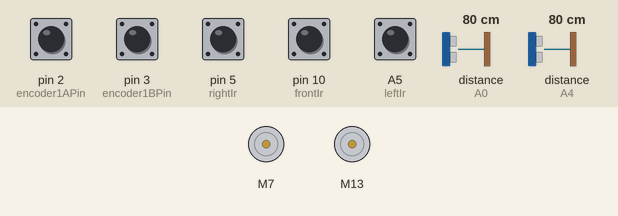
Bench run of a sketch on a simulated Arduino Uno, built with avr-gcc and run on an emulated ATmega328P. Shown: 2 × DC motor (green arrow = forward, orange = backward, longer = faster). The inputs (shaded band) are chosen by the test bench; at power-on: A5 (leftIr), pin 2 (encoder1APin), pin 3 (encoder1BPin), pin 5 (rightIr), pin 10 (frontIr) HIGH, distance to the obstacle (sensors on A0, A4) 80 cm. The echo pulse lasts 58.3 µs per cm.

Above: at 0.3 s.
At 1.8 s:
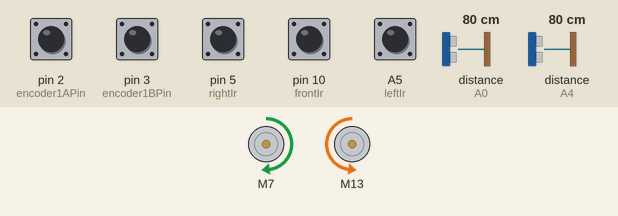
Timing chart, 0 to 3.3 s (numbered marks = the images above):
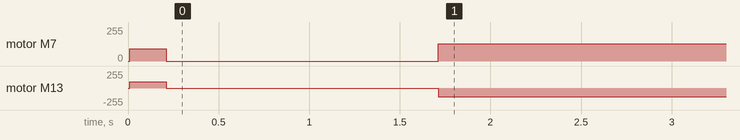

Measured:
- by itself, motor M7: stopped → forward 93/255 at 0.01 s, → stopped 0.20 s later, → forward 130/255 1.5 s later
- by itself, motor M13: stopped → forward 93/255 at 0.01 s, → stopped 0.20 s later, → backward 130/255 1.5 s later

The sketch:

code.ino
```cpp
#include <PID_v1.h>
#include <L298NX2.h>
#include <HCSR04.h>

#define MotFwd 8  // Motor Forward pin  //left 13 right 8
#define MotRev 7  // Motor Reverse pin  // left 12 right 7


//Motor right
#define enA 9
#define in1 7
#define in2 8
#define Rc1 3
#define Rc2 4

//Motor left
#define enB 11
#define in3 13
#define in4 12
#define Lc1 5
//#define Lc2 6


#define ultraLeftTrig A1
#define ultraLeftEcho A0


#define ultraRightTrig A3
#define ultraRightEcho A4


//HCSR04 frontHC(ultraMiddleTrig, ultraMiddleEcho); //initialisation class HCSR04 (trig pin , echo pin)
HCSR04 rightHC(ultraRightTrig, ultraRightEcho);    //initialisation class HCSR04 (trig pin , echo pin)
HCSR04 leftHC(ultraLeftTrig, ultraLeftEcho);       //initialisation class HCSR04 (trig pin , echo pin)

boolean LEFTWALL = 0, RIGHTWALL = 0, FRONTWALL = 0;

const int rightIr = 5;
const int leftIr = A5;
const int frontIr = 10;

unsigned short rightMotor = 93, leftMotor = 93;

// Motor 1 encoder pins
const int encoder1BPin = 3;
const int encoder1APin = 2;

volatile int rightEncoder = 0;
volatile int leftEncoder = 0;

L298N myMotor1(enA, in1, in2);
L298N myMotor2(enB, in3, in4);

void setup() {
  Serial.begin(9600);

  pinMode(enA, OUTPUT);
  pinMode(enB, OUTPUT);

  pinMode(in1, OUTPUT);
  pinMode(in2, OUTPUT);
  pinMode(in3, OUTPUT);
  pinMode(in4, OUTPUT);

  pinMode(ultraLeftTrig, OUTPUT);  // Sets the trigPin as an Output
  pinMode(ultraLeftEcho, INPUT);   // Sets the echoPin as an Input

  pinMode(ultraRightTrig, OUTPUT);  // Sets the trigPin as an Output
  pinMode(ultraRightEcho, INPUT);   // Sets the echoPin as an Input


  pinMode(leftIr, INPUT);
  pinMode(rightIr, INPUT);
  pinMode(frontIr, INPUT);


  attachInterrupt(digitalPinToInterrupt(encoder1APin), changeRight, CHANGE);
  attachInterrupt(digitalPinToInterrupt(encoder1BPin), changeLeft, CHANGE);

  myMotor1.setSpeed(rightMotor);
  myMotor2.setSpeed(leftMotor);
  myMotor1.forward();
  myMotor2.forward();

  // uturn();

  // pinMode(encoder1APin, INPUT_PULLUP);
  // pinMode(encoder1BPin, INPUT_PULLUP);
  // pinMode(encoder2APin, INPUT_PULLUP);
  // pinMode(encoder2BPin, INPUT_PULLUP);
}

void changeRight(){
  rightEncoder++;
}

void changeLeft(){
  leftEncoder++;
}

void moveForward(int x = 130){
    myMotor1.setSpeed(rightMotor);
    myMotor2.setSpeed(leftMotor);
    myMotor1.forward();
    myMotor2.forward();

    leftEncoder = 0;
    while(leftEncoder <= x){ // here
      calibrate();
    }
}

void loop() {
  // myMotor1.stop();
  // myMotor2.stop();

    myMotor1.setSpeed(rightMotor);
    myMotor2.setSpeed(leftMotor);
    myMotor1.forward();
    myMotor2.forward();

  calibrate();
  walls();

  if (LEFTWALL && RIGHTWALL && FRONTWALL) {
    turnLeft();
    turnLeft();
    moveForward(130);
  }
  else if (LEFTWALL && !RIGHTWALL && FRONTWALL) {
    turnRight();
    moveForward();

  }
  else if(!LEFTWALL && RIGHTWALL && FRONTWALL){
    delay(200);
    turnLeft();

    moveForward();
  }
  else if(!LEFTWALL && RIGHTWALL && !FRONTWALL){
    delay(600);
    turnLeft();

    moveForward();
  }
  else if(!LEFTWALL && !RIGHTWALL && FRONTWALL){
    delay(500);
    turnLeft();

    moveForward();
  }
  else if (!LEFTWALL && !RIGHTWALL && !FRONTWALL) {
    delay(200);
    turnLeft();

    moveForward();
  }
}

void uturn() {

  myMotor1.stop();
  myMotor2.stop();
  delay(1500);
  myMotor1.setSpeed(140);
  myMotor2.setSpeed(140);
  myMotor1.forward();
  myMotor2.backward();
  rightEncoder = 0;
  while(rightEncoder <= 115);

}

void turnLeft() {

  myMotor1.stop();
  myMotor2.stop();
  delay(1500);
  myMotor1.setSpeed(130);
  myMotor2.setSpeed(130);
  myMotor1.forward();
  myMotor2.backward();
  rightEncoder = 0;
  while(rightEncoder <= 60);
  myMotor1.stop();
  myMotor2.stop();
  delay(1000);
}

void turnRight() {
  myMotor1.stop();
  myMotor2.stop();
  delay(1500);
  myMotor1.setSpeed(130);
  myMotor2.setSpeed(130);
  myMotor2.forward();
  myMotor1.backward();
  leftEncoder = 0;
  while(leftEncoder <= 52);
  myMotor1.stop();
  myMotor2.stop();
  delay(1000);
}

void walls() {
  LEFTWALL = digitalRead(leftIr) == 0;
  RIGHTWALL = digitalRead(rightIr) == 0;
  FRONTWALL = digitalRead(frontIr) == 0;
}

float value = 8;

void calibrate() {
  float left = leftHC.dist();
  float right = rightHC.dist();

  if (left <= 3.5) {
    myMotor1.setSpeed(rightMotor);
    myMotor2.setSpeed(leftMotor);
    myMotor1.backward();
    myMotor2.forward();

    while (left <= 3.5) {
      left = leftHC.dist();
    }
  } else if (right <= 3.5) {
    myMotor1.setSpeed(rightMotor);
    myMotor2.setSpeed(leftMotor);
    myMotor1.forward();
    myMotor2.backward();

    while (right <= 3.5) {
      right = rightHC.dist();
    }
  }

  else{

  myMotor1.setSpeed(rightMotor);
  myMotor2.setSpeed(leftMotor);
  myMotor1.forward();
  myMotor2.forward();
  }
}
```
